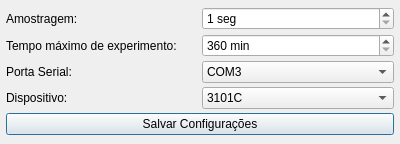
<?xml version="1.0" encoding="UTF-8"?>
<ui version="4.0">
 <class>Dialog</class>
 <widget class="QDialog" name="Dialog">
  <property name="geometry">
   <rect>
    <x>0</x>
    <y>0</y>
    <width>400</width>
    <height>144</height>
   </rect>
  </property>
  <property name="windowTitle">
   <string>Configurações</string>
  </property>
  <layout class="QGridLayout" name="gridLayout">
   <property name="leftMargin">
    <number>6</number>
   </property>
   <property name="topMargin">
    <number>6</number>
   </property>
   <property name="rightMargin">
    <number>6</number>
   </property>
   <property name="bottomMargin">
    <number>6</number>
   </property>
   <property name="spacing">
    <number>3</number>
   </property>
   <item row="4" column="0">
    <widget class="QLabel" name="label_4">
     <property name="text">
      <string>Dispositivo:</string>
     </property>
    </widget>
   </item>
   <item row="3" column="0">
    <widget class="QLabel" name="label_3">
     <property name="text">
      <string>Porta Serial:</string>
     </property>
    </widget>
   </item>
   <item row="2" column="0">
    <widget class="QLabel" name="label_2">
     <property name="text">
      <string>Tempo máximo de experimento:</string>
     </property>
    </widget>
   </item>
   <item row="1" column="1">
    <widget class="QSpinBox" name="spinSampling">
     <property name="suffix">
      <string> seg</string>
     </property>
     <property name="minimum">
      <number>1</number>
     </property>
     <property name="maximum">
      <number>30</number>
     </property>
    </widget>
   </item>
   <item row="3" column="1">
    <widget class="QComboBox" name="comboSerial">
     <item>
      <property name="text">
       <string>COM3</string>
      </property>
     </item>
     <item>
      <property name="text">
       <string>/dev/ttyUSB0</string>
      </property>
     </item>
    </widget>
   </item>
   <item row="2" column="1">
    <widget class="QSpinBox" name="spinTMax">
     <property name="suffix">
      <string> min</string>
     </property>
     <property name="minimum">
      <number>360</number>
     </property>
     <property name="maximum">
      <number>1440</number>
     </property>
    </widget>
   </item>
   <item row="1" column="0">
    <widget class="QLabel" name="label">
     <property name="text">
      <string>Amostragem:</string>
     </property>
    </widget>
   </item>
   <item row="4" column="1">
    <widget class="QComboBox" name="comboBox">
     <item>
      <property name="text">
       <string>3101C</string>
      </property>
     </item>
     <item>
      <property name="text">
       <string>3102</string>
      </property>
     </item>
     <item>
      <property name="text">
       <string>LD1015</string>
      </property>
     </item>
    </widget>
   </item>
   <item row="5" column="0" colspan="2">
    <widget class="QPushButton" name="bSave">
     <property name="text">
      <string>Salvar Configurações</string>
     </property>
    </widget>
   </item>
  </layout>
 </widget>
 <resources/>
 <connections/>
</ui>
